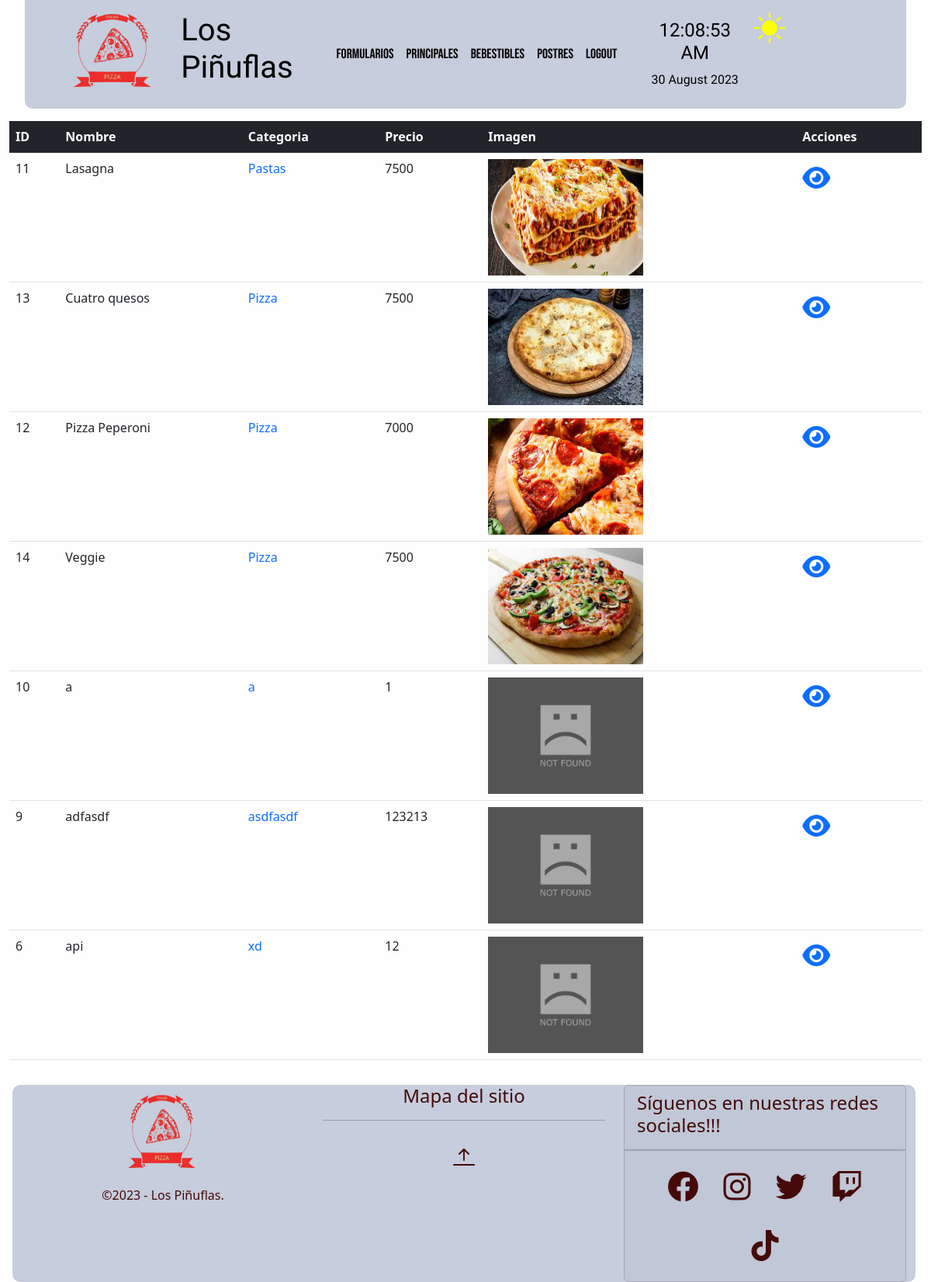
Page /crud/principales/ (signed in) on the committed database.
### crud/models.py (models this page shows, shortened)
class Principal(models.Model):
    nombre=models.CharField(max_length=20)
    categoria=models.CharField(max_length=20)
    precio=models.IntegerField()
    image = models.ImageField(verbose_name='Imagen',upload_to='media/principal',null=True,blank=True)
    class Meta:
        verbose_name = 'principal'
        verbose_name_plural = 'principales'
        ordering = ['categoria','nombre']

### crud/views.py (the view)
# urls.py: path('principales/', principal_list),
def principal_list(request):
    if 'usuario' not in request.session:
        return redirect("/sesion/")
    context = {'principales': Principal.objects.all()}
    return render(request,'crud/principales.html',context)

### crud/templates/crud/principales.html (shortened to what this page needs)
{% extends 'crud/base.html' %}
{% load static %}
{% block content %}
<div class="container-fluid my-2">
    <div class="table-responsive">
        <table class="table">
            <thead class="table-dark">
                <tr>
                    <th>ID</th>
                    <th>Nombre</th>
                    <th>Categoria</th>
                    <th>Precio</th>
                    <th>Imagen</th>
                    <th>Acciones</th>
                </tr>
            </thead>
            <tbody>
                {% for principal in principales %}
                <tr>
                    <td>{{principal.id}}</td>
                    <td>{{principal.nombre}}</td>
                    <td>
                        <a class= "text-decoration-none" href="/crud/principales/categoria/{{principal.categoria}}">{{principal.categoria}}</a>
                    </td>
                    <td>{{principal.precio}}</td>
                    <td>
                        {% if principal.image %}
                        <img class="img-view" src="{{principal.image.url}}" alt="{{principal.title}}">
                        {% else%}
                        <img class="img-view" src="{% static 'crud/img/image_not_found.jpg' %}" alt="INF">
                        {% endif %}
                    </td>
                    <td>
                        <a class="text-decoration-none" href="{% url 'principal-detail' principal_id=principal.id %}">
                            <span class="text-primary fs-2">
                                <i class="fa-solid fa-eye"></i>
                            </span>
                        </a>
                    </td>
                </tr>
                {% endfor %}
            </tbody>
        </table>
    </div>
</div>
{% endblock %}

### core/static/core/css/colors.css (style rules this page uses)
:root,[new-data-bs-theme="light"] { --clr-light:#FFF9DE; --crl-dark:#67d4f5; --clr-primary:#5350ff; --clr-secondary:#FFD3B0; --clr-accent:#f54141; --clr-accent2:#440a0a; --bg-top-bottom:#c6cddc; --bg-middle:#fefefe; --text-top: black; --text-middle: black; --text-bottom:black; --fg: var(--clr-light); --bg: var(--crl-dark); }
body { background-color: #2C3333; }
.colors-middle { background: var(--bg-middle); color: var(--text-middle); transition: background-color 1.2s ease-in-out; }

### crud/static/crud/css/imagenes.css (style rules this page uses)
.img-view { height: 150px; width: 200px; }

### rows in the picture
Principal: id "11", nombre "Lasagna", categoria "Pastas", precio "7500", image (picture)
Principal: id "13", nombre "Cuatro quesos", categoria "Pizza", precio "7500", image (picture)
Principal: id "12", nombre "Pizza Peperoni", categoria "Pizza", precio "7000", image (picture)
Principal: id "14", nombre "Veggie", categoria "Pizza", precio "7500", image (picture)
Principal: id "10", nombre "a", categoria "a", precio "1"
Principal: id "9", nombre "adfasdf", categoria "asdfasdf", precio "123213"
Principal: id "6", nombre "api", categoria "xd", precio "12"
